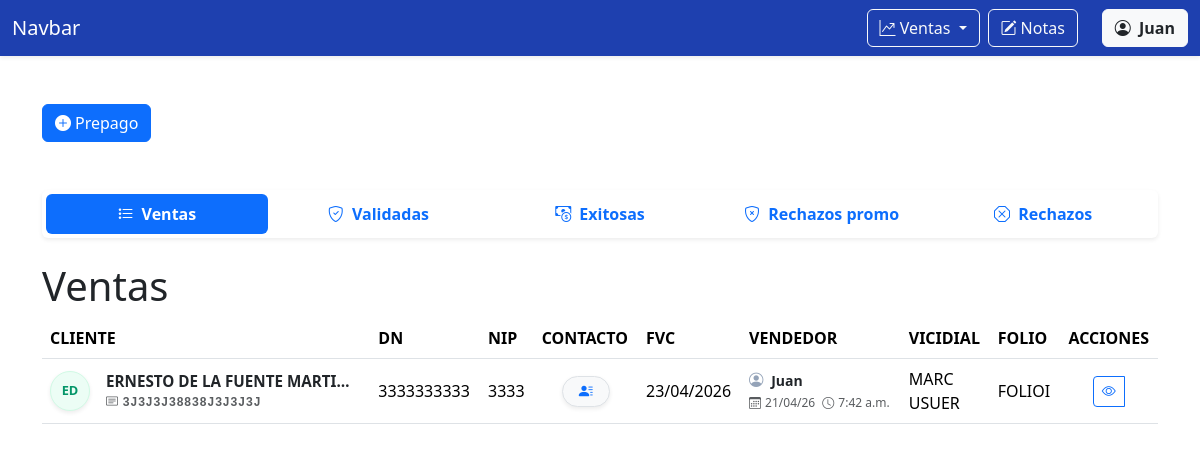
/ventas/prepago/ (signed in), run on the app's committed database.
### ventas/models.py (models this page shows)
class VentaPrepago(models.Model):
    nombre = models.CharField('NOMBRE(S)',max_length=100)
    apellido_paterno = models.CharField('APELLIDO PATERNO', max_length=100)
    apellido_materno = models.CharField('APELLIDO MATERNO', max_length=100,blank=True, default='')
    curp = models.CharField('CURP', max_length=18,validators=[MinLengthValidator(18)])
    dn = models.CharField('DN', max_length=10, validators=[numeric_validator, MinLengthValidator(10)])
    nip = models.CharField('NIP', max_length=4, validators=[numeric_validator, MinLengthValidator(4)], help_text='Solo se permiten números.')
    contact1 = models.CharField('CONTACTO1', max_length=16, validators=[MinLengthValidator(10), RegexValidator(r'^[A-Z0-9 ]+$')])
    contact2 = models.CharField('CONTACTO 2', max_length=10, validators=[numeric_validator, MinLengthValidator(10)])
    fvc = models.DateField('FVC')
    acepta_promo = models.BooleanField('ACEPTA PROMO', null=True, blank=True, choices=[(True, 'Sí'), (False, 'No')])
    STATUS_CHOICES = [
        ('en_proceso', 'EN PROCESO'),
        ('nip_incorrecto', 'NIP INCORRECTO'),
        ('curp_incorrecto', 'CURP INCORRECTO'),
        ('sin_fvc', 'SIN FVC'),
        ('exitosa', 'EXITOSA'),
        ('baja_exportada', 'BAJA EXPORTADA'),
        ('alta', 'ALTA'),
        ('gestionada_por_otro_call_center', 'GESTIONADA POR OTRO CALL CENTER'),
        ('sin_nip', 'SIN NIP'),
        ('futura', 'FUTURA'),
        ('linea_movistar', 'LINEA MOVISTAR'),
        ('cac_lejano', 'CAC LEJANO'),
    ]
    status = models.CharField(
        'Status',
        max_length=100,
        choices=STATUS_CHOICES,
        default='en_proceso'
    )
    email = models.EmailField('EMAIL', max_length=254)
    folio = models.CharField('FOLIO', max_length=100)
    usuario_marcador = models.CharField('USUARIO MARCADOR', max_length=100)
    marcador = models.CharField('MARCADOR', max_length=100)
    validador = models.ForeignKey(User, on_delete=models.SET_NULL, null=True, blank=True, related_name='validador')
    created = models.DateTimeField(auto_now_add=True)
    user = models.ForeignKey(User, on_delete=models.CASCADE, related_name='vendedor')

### ventas/views.py (the view, shortened to what this page needs)
# urls.py: path('prepago/', views.prepago, name='prepago'),
@login_required
def prepago(request):
    es_superior = request.user.is_superuser or request.user.groups.filter(name__in=['VALIDADORES', 'SUPERVISORES']).exists()
    if request.method == 'GET':
        if es_superior:
            base_queryset = VentaPrepago.objects.all()
        else:
            base_queryset = VentaPrepago.objects.filter(user=request.user)
        ventas_prepago = base_queryset.filter(acepta_promo=None).order_by('-created')
        ventas_prepago_validadas = base_queryset.filter(acepta_promo=True).order_by('-created')
        return render(request, 'prepago.html', {
            'form': VentaPrepagoForm(),
            'ventas_prepago': ventas_prepago,
            'ventas_prepago_validadas': ventas_prepago_validadas,
            'es_superior': es_superior  # Pasamos esta bandera al HTML
        })

### ventas/templates/prepago.html (shortened to what this page needs)
{% extends 'base.html' %} {% block content %}
<div class="container mt-5">
  <button type="button" class="btn btn-primary" data-bs-toggle="modal" data-bs-target="#createPrepagoModal">
    <i class="bi bi-plus-circle-fill me-1"></i>Prepago
  </button>
</div>
<div class="container mt-5 mb-5" id="moduloVentas">
  <ul class="nav nav-pills nav-justified mb-4 shadow-sm p-1 bg-white rounded fw-bold">
    <li class="nav-item">
      <button class="nav-link {% if not request.GET.tab or request.GET.tab == 'ventas' %}active{% endif %}"
        data-bs-toggle="tab" data-bs-target="#ventas">
        <i class="bi bi-list-stars me-1"></i> Ventas
      </button>
    </li>
    <li class="nav-item">
      <button class="nav-link {% if request.GET.tab == 'validadas' %}active{% endif %}" data-bs-toggle="tab"
        data-bs-target="#validadas">
        <i class="bi bi-shield-check me-1"></i> Validadas
      </button>
    </li>
    <li class="nav-item">
      <button class="nav-link" data-bs-toggle="tab" data-bs-target="#exitosas">
        <i class="bi bi-cash-coin me-1"></i> Exitosas
      </button>
    </li>
    <li class="nav-item">
      <button class="nav-link" data-bs-toggle="tab" data-bs-target="#rechazos_promo">
        <i class="bi bi-shield-x me-1"></i> Rechazos promo
      </button>
    </li>
    <li class="nav-item">
      <button class="nav-link" data-bs-toggle="tab" data-bs-target="#rechazos">
        <i class="bi bi-x-octagon me-1"></i> Rechazos
      </button>
    </li>
  </ul>
  <div class="tab-content mt-3" id="pills-tabContent">
    <div class="tab-pane fade {% if not request.GET.tab or request.GET.tab == 'ventas' %}show active{% endif %}"
      id="ventas" role="tabpanel">
      <h1>Ventas</h1>
      <table class="table table-hover align-middle">
        <thead>
          <tr>
            <th scope="col">CLIENTE</th>
            <th scope="col">DN</th>
            <th scope="col">NIP</th>
            <th scope="col">CONTACTO</th>
            <th scope="col">FVC</th>
            <th scope="col">VENDEDOR</th>
            <th scope="col">VICIDIAL</th>
            <th scope="col">FOLIO</th>
            <th scope="col" class="text-center">ACCIONES</th>
          </tr>
        </thead>
        <tbody>
          {% for venta_prepago in ventas_prepago %}
          <tr>
            <th scope="row" class="align-middle">
              <div class="d-flex align-items-center">
                <div class="avatar-circle me-3 d-flex align-items-center justify-content-center shadow-sm"
                  style="width: 40px; height: 40px; background-color: #ecfdf5; color: #059669; border: 1px solid #d1fae5; border-radius: 50%; font-weight: bold; font-size: 0.8rem; flex-shrink: 0;">
                  {{venta_prepago.nombre|first|upper}}{{venta_prepago.apellido_paterno|first|upper}}
                </div>
                <div class="d-flex flex-column" style="line-height: 1.2;">
                  <span class="text-dark fw-bold"
                    style="font-size: 0.95rem; max-width: 250px; overflow: hidden; text-overflow: ellipsis; white-space: nowrap;"
                    title="{{ venta_prepago.nombre }} {{ venta_prepago.apellido_paterno }} {{ venta_prepago.apellido_materno }}">
                    {{venta_prepago.nombre}} {{venta_prepago.apellido_paterno}} {{venta_prepago.apellido_materno}}
                  </span>
                  <small class="text-muted font-monospace mt-1"
                    style="font-size: 0.75rem; letter-spacing: 0.5px; white-space: nowrap;">
                    <i class="bi bi-card-text me-1"></i>{{venta_prepago.curp}}
                  </small>
                </div>
              </div>
            </th>
            <td>{{venta_prepago.dn}}</td>
            <td>{{venta_prepago.nip}}</td>
            <td class="align-middle text-center">
              <button type="button" class="btn btn-sm btn-light border shadow-sm rounded-pill px-3"
                data-bs-toggle="popover" data-bs-placement="right" data-bs-html="true" data-bs-title="Contacto"
                data-bs-content="
              <div class='text-start small'>
              <i class='bi bi-telephone-fill me-1 text-primary'></i>{{ venta_prepago.contact1 }}<br>
              <i class='bi bi-telephone-fill me-1 text-primary'></i>{{ venta_prepago.contact2 }}<br>
              <hr class='my-1'>
              <i class='bi bi-envelope-fill me-1 text-primary'></i>
              <span class='text-primary'>{{ venta_prepago.email }}</span>
            </div>">
                <i class="bi bi-person-lines-fill text-primary"></i>
              </button>
            </td>
            <td>{{venta_prepago.fvc|date:"d/m/Y"}}</td>
            <td>
              <div class="text-muted small">
                <i class="bi bi-person-circle me-1" style="color: #94a3b8; font-size: 0.9rem;"></i>
                <span class="fw-bold text-dark me-2">{{ venta_prepago.user.first_name }}</span> <br>
                <span style="font-size: 0.75rem;">
                  <i class="bi bi-calendar3 me-1"></i>{{ venta_prepago.created|date:"d/m/y" }}
                  <i class="bi bi-clock ms-1 me-1"></i>{{ venta_prepago.created|time:"g:i a" }}
                </span>
              </div>
            </td>
            <td>{{venta_prepago.marcador}}<br>
              {{venta_prepago.usuario_marcador}}
            </td>
            <td>{{venta_prepago.folio}}</td>
            <td class="text-center">
              <div class="btn-group" role="group">
                <button type="button" class="btn btn-sm btn-outline-primary" title="Ver" data-bs-toggle="modal"
                  data-bs-target="#detailsPrepagoModal{{venta_prepago.id}}">
                  <i class="bi bi-eye"></i>
                </button>
              </div>
            </td>
          </tr>
          {% endfor %}
        </tbody>
      </table>
    </div>
  </div>
</div>
{% endblock content %}

### templates/base.html (shortened to what this page needs)
<!doctype html>
<html lang="es-MX">
<head>
  <link href="https://cdn.jsdelivr.net/npm/bootstrap@5.3.8/dist/css/bootstrap.min.css" rel="stylesheet"
 />
  <link rel="stylesheet" href="https://cdn.jsdelivr.net/npm/bootstrap-icons@1.13.1/font/bootstrap-icons.min.css">
</head>
<body>
  <nav class="navbar navbar-expand-lg  navbar-dark shadow-sm" style="background-color: #1e40af;">
    <div class="container-fluid">
      <a class="navbar-brand" href="{% url 'dashboard' %}">Navbar</a>
      <div class="collapse navbar-collapse" id="navbarNav">
        <ul class="navbar-nav ms-auto">
          <li class="nav-item">
            <div class="dropdown">
              <button class="btn btn-outline-light dropdown-toggle" type="button" data-bs-toggle="dropdown"
                aria-expanded="false"><i class="bi bi-graph-up-arrow"></i>
                Ventas
              </button>
            </div>
          </li>
          <li class="nav-item ms-2">
            <a class="btn btn-outline-light" href="{% url 'notas' %}"><i class="bi bi-pencil-square me-1"></i>Notas</a>
          </li>
          <li class="nav-item ms-2">
            <div class="dropdown">
              <button class="btn btn-light text-dark ms-3" type="button" data-bs-toggle="dropdown"
                aria-expanded="false">
                <i class="bi bi-person-circle me-1"></i> <strong>{{ user.first_name }}</strong>
              </button>
          </li>
        </ul>
      </div>
    </div>
  </nav>
  {% block content %} {% endblock %}
</body>
</html>

### data on the page
VentaPrepago: nombre|first "E", apellido_paterno|first "D", nombre "ERNESTO", apellido_paterno "DE LA FUENTE", apellido_materno "MARTI…", curp "3J3J3J38838J3J3J3J", dn "3333333333", nip "3333", fvc "23/04/2026", user.first_name "Juan", created "21/04/26", created "7:42 a.m.", marcador "MARC", usuario_marcador "USUER", folio "FOLIOI"

### other printed values
{{ user.first_name }} "Juan"
